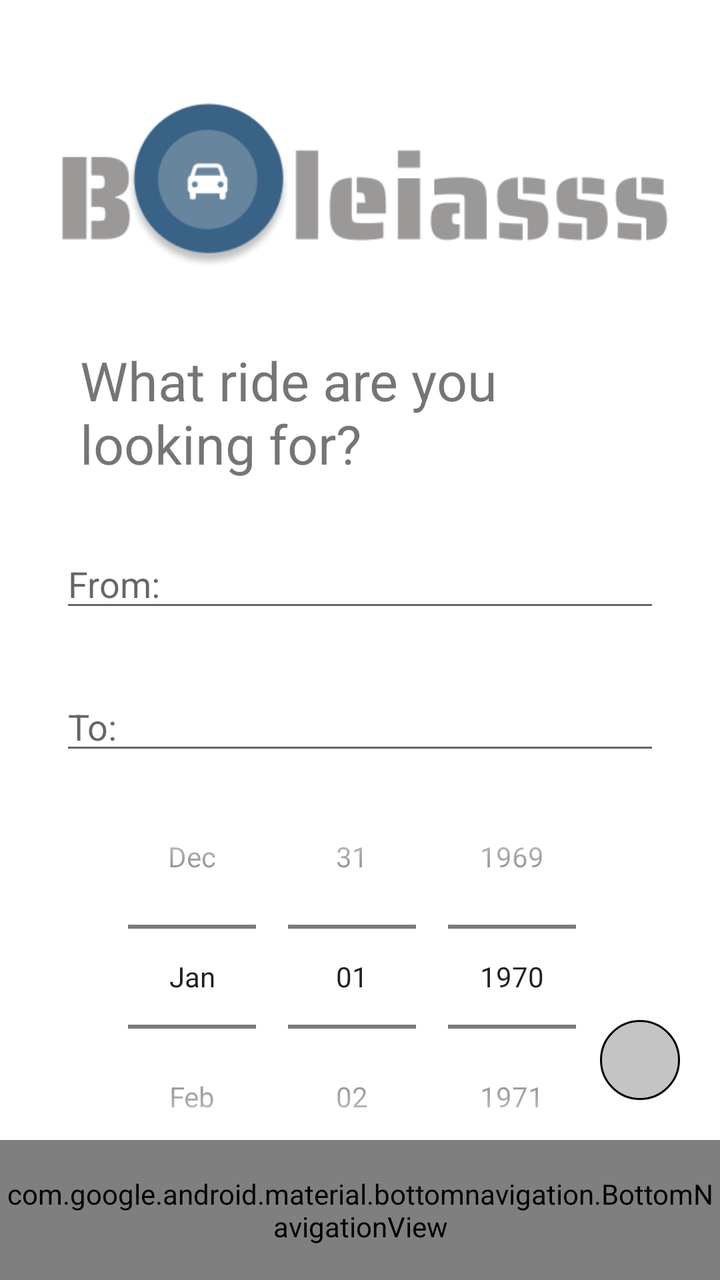
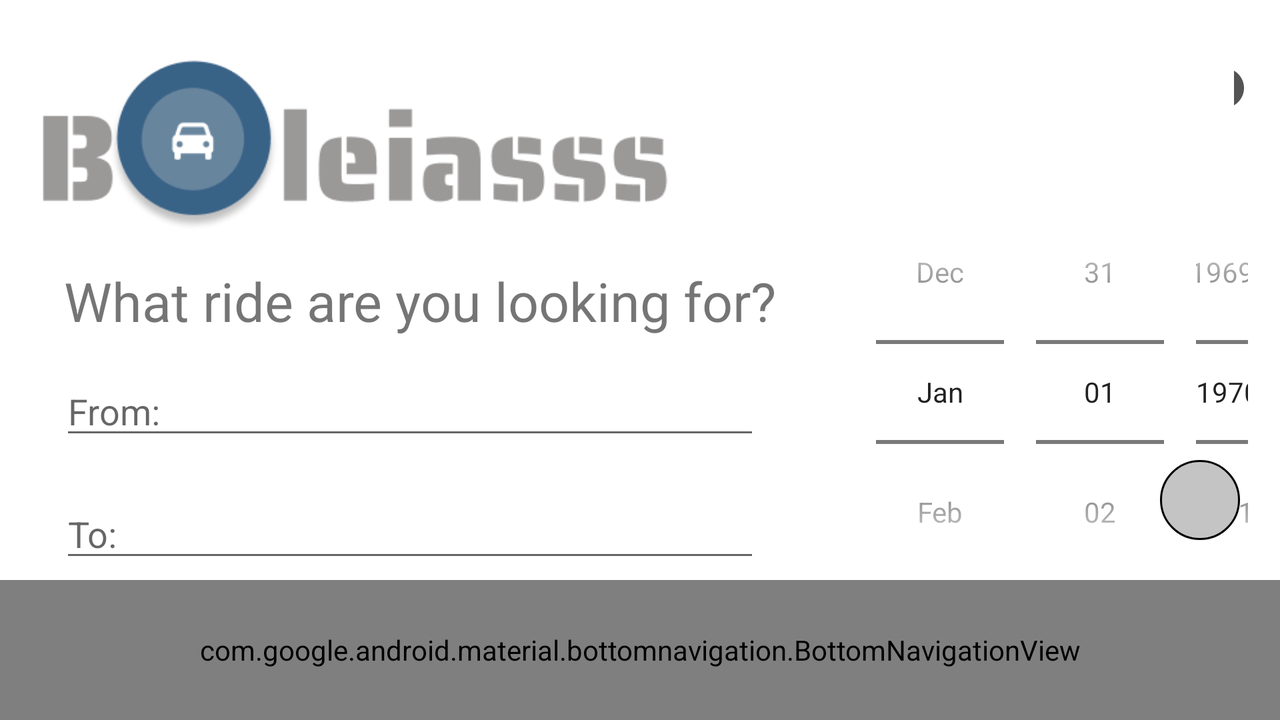

First picture: res/layout/ on a phone held upright. Second picture: the repository's own variant of that layout, on a device whose configuration matches the variant's folder. Source for both follows.
<!-- AndroidManifest.xml: application theme Theme.TPCM -->
<!-- res/layout/activity_search_boleia.xml -->
<?xml version="1.0" encoding="utf-8"?>
<RelativeLayout xmlns:android="http://schemas.android.com/apk/res/android"
    xmlns:app="http://schemas.android.com/apk/res-auto"
    xmlns:tools="http://schemas.android.com/tools"
    android:layout_width="match_parent"
    android:layout_height="match_parent"
    tools:context=".aplication.SearchBoleia">

    <ImageView
        android:id="@+id/logoSearchBoleia"
        android:layout_width="wrap_content"
        android:layout_height="wrap_content"
        android:layout_gravity="center"
        android:layout_marginStart="20sp"
        android:layout_marginTop="20sp"
        android:layout_marginEnd="20sp"
        android:src="@drawable/logo_fundo_branco" />

    <TextView
        android:id="@+id/textSearchBoleia"
        android:layout_width="match_parent"
        android:layout_height="wrap_content"
        android:layout_below="@+id/logoSearchBoleia"
        android:layout_marginStart="40sp"
        android:layout_marginEnd="40sp"
        android:text="@string/textSearchBoleia"
        android:textSize="27sp" />

    <EditText
        android:id="@+id/fromSearchBoleia"
        android:layout_width="match_parent"
        android:layout_height="wrap_content"
        android:layout_below="@id/textSearchBoleia"
        android:layout_marginStart="30dp"
        android:layout_marginTop="30dp"
        android:layout_marginEnd="30dp"
        android:inputType="text"
        android:hint="@string/from" />

    <EditText
        android:id="@+id/toSearchBoleia"
        android:layout_width="match_parent"
        android:layout_height="wrap_content"
        android:layout_below="@id/fromSearchBoleia"
        android:layout_marginStart="30dp"
        android:layout_marginTop="30dp"
        android:layout_marginEnd="30dp"
        android:inputType="text"
        android:hint="@string/to" />

    <DatePicker
        android:id="@+id/dateSearchBoleia"
        android:layout_width="wrap_content"
        android:layout_height="wrap_content"
        android:layout_below="@+id/toSearchBoleia"
        android:layout_centerHorizontal="true"
        android:layout_marginStart="30dp"
        android:layout_marginEnd="30dp"
        android:calendarViewShown="false"
        android:datePickerMode="spinner" />

    <TextView
        android:id="@+id/erroMissingFrom"
        android:layout_width="match_parent"
        android:layout_height="wrap_content"
        android:text="@string/erroMissingFrom"
        android:layout_below="@+id/fromSearchBoleia"
        android:textColor="#FF0000"
        android:layout_marginStart="35dp"
        android:layout_marginEnd="60dp"
        android:layout_marginTop="5dp"
        android:textSize="16sp"
        android:visibility="invisible"/>

    <TextView
        android:id="@+id/erroMissingTo"
        android:layout_width="match_parent"
        android:layout_height="wrap_content"
        android:text="@string/erroMissingTo"
        android:layout_below="@+id/toSearchBoleia"
        android:textColor="#FF0000"
        android:layout_marginStart="35dp"
        android:layout_marginEnd="60dp"
        android:layout_marginTop="5dp"
        android:textSize="16sp"
        android:visibility="invisible"/>

    <RelativeLayout
        android:id="@+id/submitSearchBoleia"
        android:layout_width="40dp"
        android:layout_height="40dp"
        android:layout_alignParentEnd="true"
        android:layout_above="@+id/bottom_navigation"
        android:background="@drawable/rounded_btt"
        android:layout_marginEnd="20dp"
        android:layout_marginBottom="20dp"
        android:drawablePadding="20dp"
        android:onClick="searchBoleia">
        <TextView
            android:layout_width="wrap_content"
            android:layout_height="wrap_content"
            android:drawableStart="@drawable/ic_search"
            android:layout_centerHorizontal="true"
            android:layout_centerVertical="true"/>
    </RelativeLayout>

    
    <com.google.android.material.bottomnavigation.BottomNavigationView
        android:id="@+id/bottom_navigation"
        android:layout_width="match_parent"
        android:layout_height="70dp"
        android:layout_alignParentBottom="true"
        android:background="#6B6B6B"
        app:itemIconSize="35dp"
        app:itemIconTint="@color/white"
        app:itemTextColor="@color/white"
        app:labelVisibilityMode="labeled"
        app:menu="@menu/bottom_navigation_menu" />

</RelativeLayout>
<!-- resources referenced by this layout -->
<resources>
  <color name="white">#FFFFFFFF</color>
  <!-- drawable logo_fundo_branco: png bitmap (drawable, 11326 bytes) -->
  <!-- drawable rounded_btt (drawable) -->
  <?xml version="1.0" encoding="utf-8"?>
  <shape xmlns:android="http://schemas.android.com/apk/res/android">
      <stroke android:width="1dp" android:color="#000000" />
      <corners android:radius="250dp"/>
      <solid android:color="#C4C4C4"/>
  </shape>
  <string name="erroMissingFrom">Missing from!</string>
  <string name="erroMissingTo">Missing to!</string>
  <string name="from">From:</string>
  <string name="textSearchBoleia">What ride are you looking for?</string>
  <string name="to">To:</string>
  <style name="Theme.TPCM" parent="Theme.MaterialComponents.DayNight.NoActionBar">
          
          <item name="colorPrimary">@color/azul</item>
          <item name="colorPrimaryVariant">@color/principal</item>
          <item name="colorOnPrimary">@color/white</item>
          
          <item name="colorSecondary">@color/azul</item>
          <item name="colorSecondaryVariant">@color/azul</item>
          <item name="colorOnSecondary">@color/black</item>
          
          <item name="android:statusBarColor" tools:targetApi="l">?attr/colorPrimaryVariant</item>
          
      </style>
  <color name="azul">#396287</color>
  <color name="principal">#93AA8F</color>
  <color name="black">#FF000000</color>
</resources>
<!-- res/layout-land/activity_search_boleia.xml (the repository's variant of the layout above) -->
<!-- drawn on the phone turned sideways -->
<?xml version="1.0" encoding="utf-8"?>
<RelativeLayout xmlns:android="http://schemas.android.com/apk/res/android"
    xmlns:app="http://schemas.android.com/apk/res-auto"
    xmlns:tools="http://schemas.android.com/tools"
    android:layout_width="match_parent"
    android:layout_height="match_parent"
    tools:context=".aplication.SearchBoleia">

    <ImageView
        android:id="@+id/logoSearchBoleia"
        android:layout_width="330dp"
        android:layout_height="wrap_content"
        android:layout_gravity="center"
        android:layout_marginStart="10sp"

        android:layout_marginEnd="20sp"
        android:src="@drawable/logo_fundo_branco" />

    <TextView
        android:id="@+id/textSearchBoleia"
        android:layout_width="match_parent"
        android:layout_height="wrap_content"
        android:layout_below="@+id/logoSearchBoleia"
        android:layout_marginLeft="32dp"
        android:layout_marginTop="-20dp"
        android:text="@string/textSearchBoleia"
        android:textSize="27sp" />

    <EditText
        android:id="@+id/fromSearchBoleia"
        android:layout_width="350dp"
        android:layout_height="wrap_content"
        android:layout_below="@id/textSearchBoleia"
        android:layout_marginStart="30dp"
        android:layout_marginTop="15dp"
        android:layout_marginEnd="30dp"
        android:inputType="text"
        android:hint="@string/from" />

    <EditText
        android:id="@+id/toSearchBoleia"
        android:layout_width="350dp"
        android:layout_height="wrap_content"
        android:layout_below="@id/fromSearchBoleia"
        android:layout_marginStart="30dp"
        android:layout_marginTop="20dp"
        android:layout_marginEnd="30dp"
        android:inputType="text"
        android:hint="@string/to" />

    <DatePicker
        android:id="@+id/dateSearchBoleia"
        android:layout_width="wrap_content"
        android:layout_height="wrap_content"
        android:layout_toRightOf="@id/toSearchBoleia"
        android:layout_marginTop="90dp"
        android:layout_marginLeft="20dp"
        android:calendarViewShown="false"
        android:datePickerMode="spinner" />

    <TextView
        android:id="@+id/erroMissingFrom"
        android:layout_width="350dp"
        android:layout_height="wrap_content"
        android:text="@string/erroMissingFrom"
        android:layout_below="@+id/fromSearchBoleia"
        android:textColor="#FF0000"
        android:layout_marginStart="35dp"
        android:layout_marginEnd="60dp"
        android:layout_marginTop="5dp"
        android:textSize="16sp"
        android:visibility="invisible"/>

    <TextView
        android:id="@+id/erroMissingTo"
        android:layout_width="350dp"
        android:layout_height="wrap_content"
        android:text="@string/erroMissingTo"
        android:layout_below="@+id/toSearchBoleia"
        android:textColor="#FF0000"
        android:layout_marginStart="35dp"
        android:layout_marginEnd="60dp"
        android:layout_marginTop="4dp"
        android:textSize="16sp"
        android:visibility="invisible"/>

    <RelativeLayout
        android:id="@+id/submitSearchBoleia"
        android:layout_width="40dp"
        android:layout_height="40dp"
        android:layout_alignParentEnd="true"
        android:layout_above="@+id/bottom_navigation"
        android:background="@drawable/rounded_btt"
        android:layout_marginEnd="20dp"
        android:layout_marginBottom="20dp"
        android:drawablePadding="20dp"
        android:onClick="searchBoleia">
        <TextView
            android:layout_width="wrap_content"
            android:layout_height="wrap_content"
            android:drawableStart="@drawable/ic_search"
            android:layout_centerHorizontal="true"
            android:layout_centerVertical="true"/>
    </RelativeLayout>

    <Button
        android:id="@+id/btnHelpPageSearchBoleia"
        android:layout_width="wrap_content"
        android:layout_height="wrap_content"
        android:background="@android:color/transparent"
        android:drawableEnd="@drawable/ic_baseline_help_24"
       android:layout_marginLeft="617dp"
        android:layout_marginTop="20dp"
      />

    
    <com.google.android.material.bottomnavigation.BottomNavigationView
        android:id="@+id/bottom_navigation"
        android:layout_width="match_parent"
        android:layout_height="70dp"
        android:layout_alignParentBottom="true"
        android:background="#6B6B6B"
        app:itemIconSize="35dp"
        app:itemIconTint="@color/white"
        app:itemTextColor="@color/white"
        app:labelVisibilityMode="labeled"
        app:menu="@menu/bottom_navigation_menu" />

</RelativeLayout>
<!-- resources referenced by the variant -->
<!-- as the phone turned sideways resolves them -->
<resources>
  <color name="white">#FFFFFFFF</color>
  <!-- drawable ic_baseline_help_24 (drawable) -->
  <vector android:height="24dp" android:tint="#545454"
      android:viewportHeight="24" android:viewportWidth="24"
      android:width="24dp" xmlns:android="http://schemas.android.com/apk/res/android">
      <path android:fillColor="@android:color/white" android:pathData="M12,2C6.48,2 2,6.48 2,12s4.48,10 10,10 10,-4.48 10,-10S17.52,2 12,2zM13,19h-2v-2h2v2zM15.07,11.25l-0.9,0.92C13.45,12.9 13,13.5 13,15h-2v-0.5c0,-1.1 0.45,-2.1 1.17,-2.83l1.24,-1.26c0.37,-0.36 0.59,-0.86 0.59,-1.41 0,-1.1 -0.9,-2 -2,-2s-2,0.9 -2,2L8,9c0,-2.21 1.79,-4 4,-4s4,1.79 4,4c0,0.88 -0.36,1.68 -0.93,2.25z"/>
  </vector>
  <!-- drawable logo_fundo_branco: png bitmap (drawable, 11326 bytes) -->
  <!-- drawable rounded_btt (drawable) -->
  <?xml version="1.0" encoding="utf-8"?>
  <shape xmlns:android="http://schemas.android.com/apk/res/android">
      <stroke android:width="1dp" android:color="#000000" />
      <corners android:radius="250dp"/>
      <solid android:color="#C4C4C4"/>
  </shape>
  <string name="erroMissingFrom">Missing from!</string>
  <string name="erroMissingTo">Missing to!</string>
  <string name="from">From:</string>
  <string name="textSearchBoleia">What ride are you looking for?</string>
  <string name="to">To:</string>
  <style name="Theme.TPCM" parent="Theme.MaterialComponents.DayNight.NoActionBar">
          
          <item name="colorPrimary">@color/azul</item>
          <item name="colorPrimaryVariant">@color/principal</item>
          <item name="colorOnPrimary">@color/white</item>
          
          <item name="colorSecondary">@color/azul</item>
          <item name="colorSecondaryVariant">@color/azul</item>
          <item name="colorOnSecondary">@color/black</item>
          
          <item name="android:statusBarColor" tools:targetApi="l">?attr/colorPrimaryVariant</item>
          
      </style>
  <color name="azul">#396287</color>
  <color name="principal">#93AA8F</color>
  <color name="black">#FF000000</color>
</resources>
